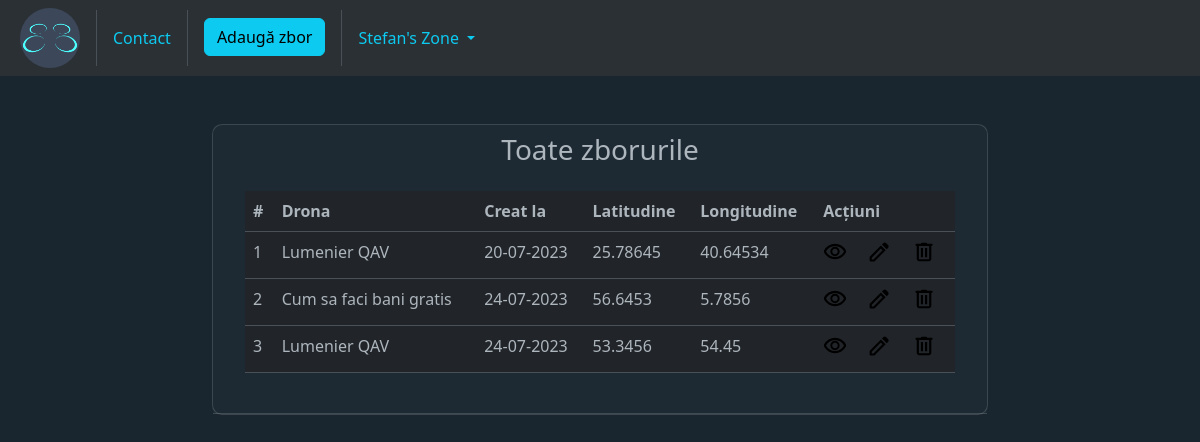
Page /MyZone/flight_list/ (signed in) on the committed database.
### home/models.py (models this page shows, shortened)
class Operator(AbstractUser):
	caa_code = models.CharField(verbose_name='CAA Code', max_length=40, unique=True, null=True)
	file1 = models.FileField(verbose_name='Certificat A1/A3', null=True, blank=True, upload_to='static/certificates/')
	file2 = models.FileField(verbose_name='Certificat A2', null=True, blank=True, upload_to='static/certificates/')

class FlightLog(models.Model):
	operator = models.ForeignKey(Operator, on_delete=models.CASCADE)  # CAA.ro code
	aircraft = models.ForeignKey(Aircraft, on_delete=models.CASCADE)  # aircraft name
	longitude = models.FloatField(null=True, blank=True)  # location
	latitude = models.FloatField(null=True, blank=True)  # location
	details = models.TextField(null=True, blank=True)  # mission - photo, video, recon, job
	batteries_flown = models.IntegerField(default=1)
	created_at = models.DateTimeField(auto_now_add=True)
	updated_at = models.DateTimeField(auto_now=True)

class Aircraft(models.Model):
	name = models.CharField(max_length=40)
	owner = models.ForeignKey(Operator, on_delete=models.CASCADE)
	def __str__(self):
		return self.name

### home/views.py (the view)
# urls.py: path('MyZone/flight_list/', views.FlightListView.as_view(), name='list-of-flights'),
class FlightListView(LoginRequiredMixin, ListView):
	template_name = 'home/list_of_flights.html'
	model = FlightLog
	context_object_name = "all_flights"
	success_message = 'Flight log has been added'
	def get_context_data(self, **kwargs):
		context = super().get_context_data(**kwargs)
		now = datetime.datetime.now()
		context['current_date'] = now
		return context
	def get_queryset(self):
		return FlightLog.objects.filter(operator=self.request.user)

### templates/home/list_of_flights.html (shortened to what this page needs)
{% extends 'base.html' %}
{% block content %}
    {% load static %}
    <div class="container-fluid" data-bs-theme="dark">
        <div class="row">
            <div class="col-md-8 offset-md-2">
                <div class="card">
                    <div class="card-header">
                        <h3 class="text-center">Toate zborurile</h3>
                        <div class="card-body col-md-12">
                            <table class="table table-hover">
                                <thead>
                                <th>#</th>
                                <th>Drona</th>
                                <th>Creat la</th>
                                <th>Latitudine</th>
                                <th>Longitudine</th>
                                <th>Acțiuni</th>
                                </thead>
                                <tbody>
                                {% for flight in all_flights %}
                                    <tr>
                                        <td>{{ forloop.counter }}</td>
                                        <td>{{ flight.aircraft }}</td>
                                        <td>{{ flight.created_at|date:'d-m-Y' }}</td>
                                        <td>{{ flight.latitude }}</td>
                                        <td>{{ flight.longitude }}</td>
                                        <td>
                                                    <a class="icon-link"
                                                       href="{% url 'flight-details' flight.id %}">
                                                    </a>
                                                    <a class="icon-link mx-3"
                                                       href="{% url 'update-flight' flight.id %}">
                                                    </a>
                                                    <a class="icon-link"
                                                       href="{% url 'delete-flight' flight.id %}">
                                                    </a>
                                        </td>
                                    </tr>
                                {% endfor %}
                                </tbody>
                            </table>
                        </div>
                    </div>
                </div>
            </div>
        </div>
    </div>
{% endblock %}

### templates/base.html (shortened to what this page needs)
<!DOCTYPE html>
{% load static %}
<html lang="en">
<head>
    <link href="https://cdn.jsdelivr.net/npm/bootstrap@5.3.0/dist/css/bootstrap.min.css" rel="stylesheet"
>
</head>
<body>
{% include 'navbar.html' %}
<link rel="stylesheet" type="text/css" href="{% static 'css/stylesheet.css' %}">
<br><br>
{% block content %}{% endblock %}
</body>
</html>

### templates/navbar.html (shortened to what this page needs)
<nav class="navbar navbar-expand-lg bg-body-tertiary" data-bs-theme="dark">
    {% load static %}
    <div class="container-fluid">
        <a href="{% url 'homepage' %}">
            <img src="{% static 'images/LOGO256p-01.png' %}" alt="logo" width="60"
                 class="img-fluid rounded-circle mx-2">
        </a>
        <div class="collapse navbar-collapse" id="navbarSupportedContent">
            <ul class="navbar-nav me-auto mb-2 mb-lg-0">
                <li class="nav-item">
                    <a class="nav-link text-info btn btn-secondary m-2" href="{% url 'contact' %}">Contact</a>
                </li>
                <div class="d-flex flex-row">
                    {% if user.is_authenticated %}
                        <li class="nav-item">
                            <a href="{% url 'flight-add' %}" class="btn btn-info m-2 mx-3">Adaugă zbor</a>
                        </li>
                        <li class="nav-item dropdown">
                            <a class="nav-link dropdown-toggle btn btn-secondary text-info m-2" href="#" role="button"
                               data-bs-toggle="dropdown"
                               aria-expanded="false">
                                {{ user.username.title }}'s Zone
                            </a>
                        </li>
                    {% else %}
                        <div class="nav-item p-2 mx-2">
                            <a class="btn btn-info" href="{% url 'my-zone' %}">MyZone</a>
                        </div>
                    {% endif %}
                </div>
            </ul>
        </div>
    </div>
</nav>

### static/css/stylesheet.css (style rules this page uses)
.card { border-radius: 10px; background-color: #19262f; transition: box-shadow 0.3s ease-in-out; }

### templates/base.html (style rules this page uses)
body { background-color: #19262f !important; }

### rows in the picture
Operator: username "Stefan"
FlightLog: aircraft "Lumenier QAV", created_at "20-07-2023", latitude "25.78645", longitude "40.64534"
FlightLog: aircraft "Cum sa faci bani gratis", created_at "24-07-2023", latitude "56.6453", longitude "5.7856"
FlightLog: aircraft "Lumenier QAV", created_at "24-07-2023", latitude "53.3456", longitude "54.45"
